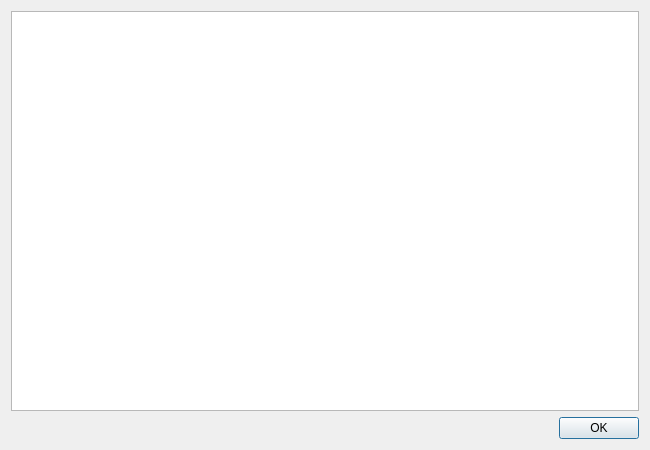
<?xml version="1.0" encoding="UTF-8"?>
<ui version="4.0">
 <class>ShowManualDialog</class>
 <widget class="QDialog" name="ShowManualDialog">
  <property name="geometry">
   <rect>
    <x>0</x>
    <y>0</y>
    <width>650</width>
    <height>450</height>
   </rect>
  </property>
  <property name="windowTitle">
   <string>mlock manual</string>
  </property>
  <property name="windowIcon">
   <iconset resource="mlock-gui.qrc">
    <normaloff>:/mlock.png</normaloff>:/mlock.png</iconset>
  </property>
  <layout class="QVBoxLayout" name="verticalLayout">
   <item>
    <widget class="QTextBrowser" name="textBrowser">
     <property name="openExternalLinks">
      <bool>true</bool>
     </property>
     <property name="openLinks">
      <bool>true</bool>
     </property>
    </widget>
   </item>
   <item>
    <widget class="QDialogButtonBox" name="buttonBox">
     <property name="orientation">
      <enum>Qt::Horizontal</enum>
     </property>
     <property name="standardButtons">
      <set>QDialogButtonBox::Ok</set>
     </property>
    </widget>
   </item>
  </layout>
 </widget>
 <resources>
  <include location="mlock-gui.qrc"/>
 </resources>
 <connections>
  <connection>
   <sender>buttonBox</sender>
   <signal>accepted()</signal>
   <receiver>ShowManualDialog</receiver>
   <slot>accept()</slot>
   <hints>
    <hint type="sourcelabel">
     <x>248</x>
     <y>254</y>
    </hint>
    <hint type="destinationlabel">
     <x>157</x>
     <y>274</y>
    </hint>
   </hints>
  </connection>
  <connection>
   <sender>buttonBox</sender>
   <signal>rejected()</signal>
   <receiver>ShowManualDialog</receiver>
   <slot>reject()</slot>
   <hints>
    <hint type="sourcelabel">
     <x>316</x>
     <y>260</y>
    </hint>
    <hint type="destinationlabel">
     <x>286</x>
     <y>274</y>
    </hint>
   </hints>
  </connection>
 </connections>
</ui>
